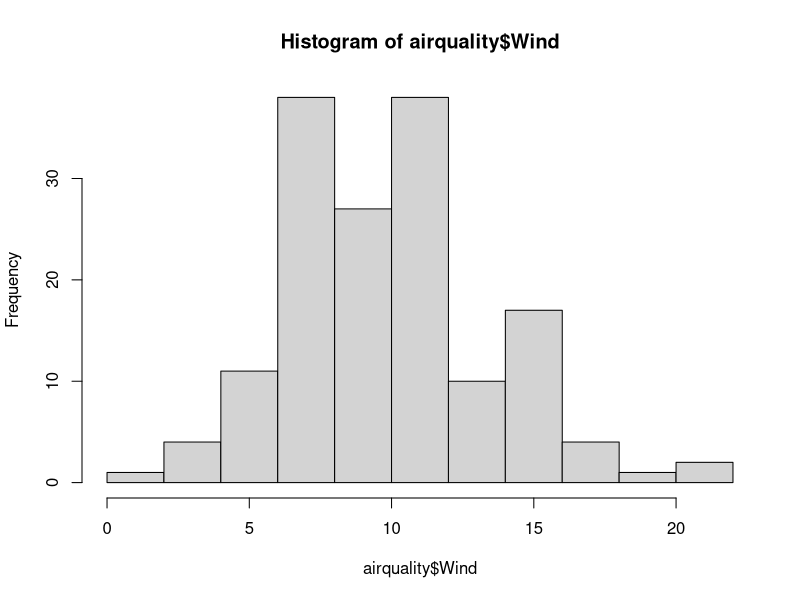
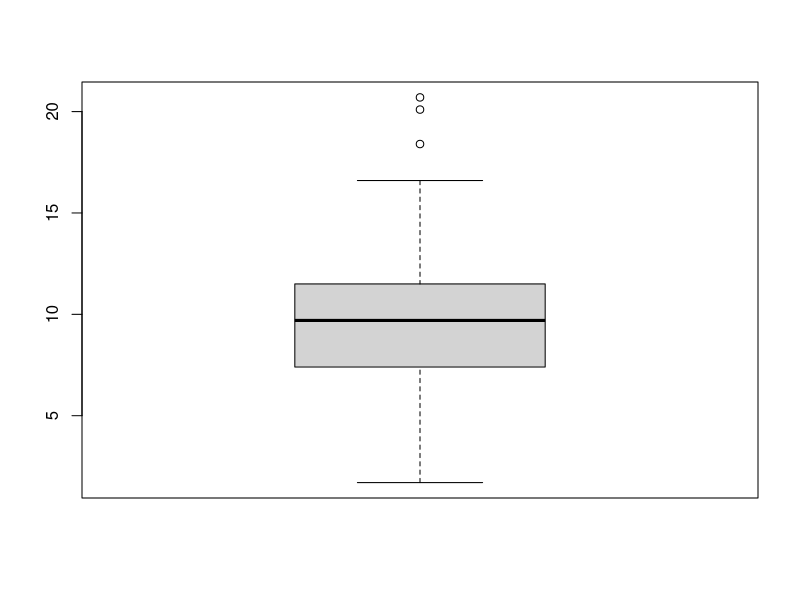
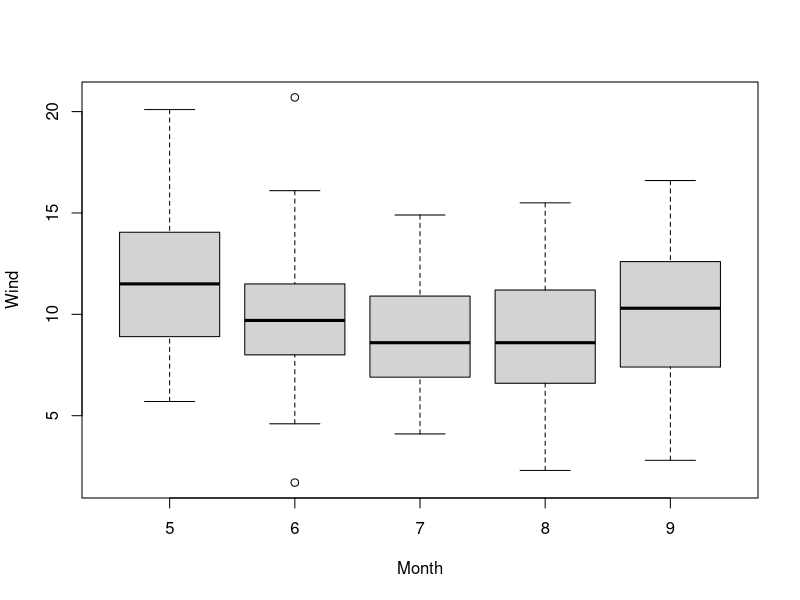
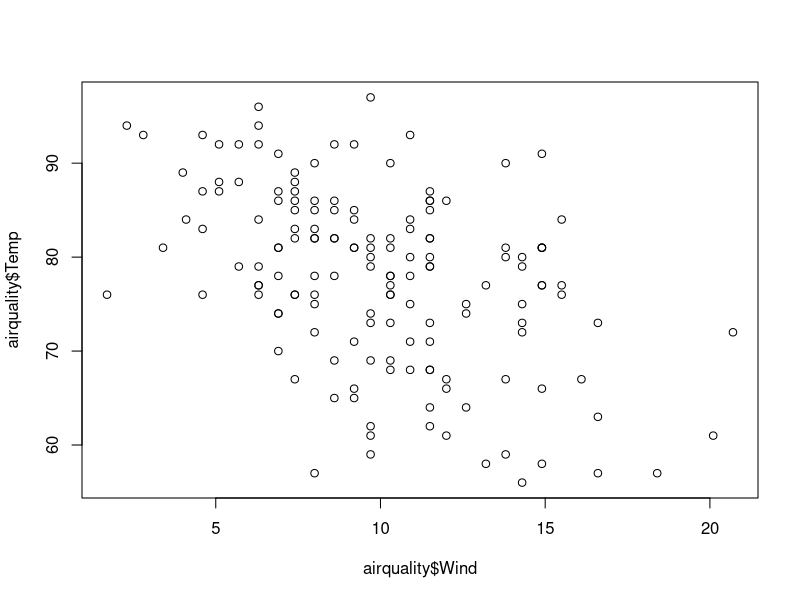
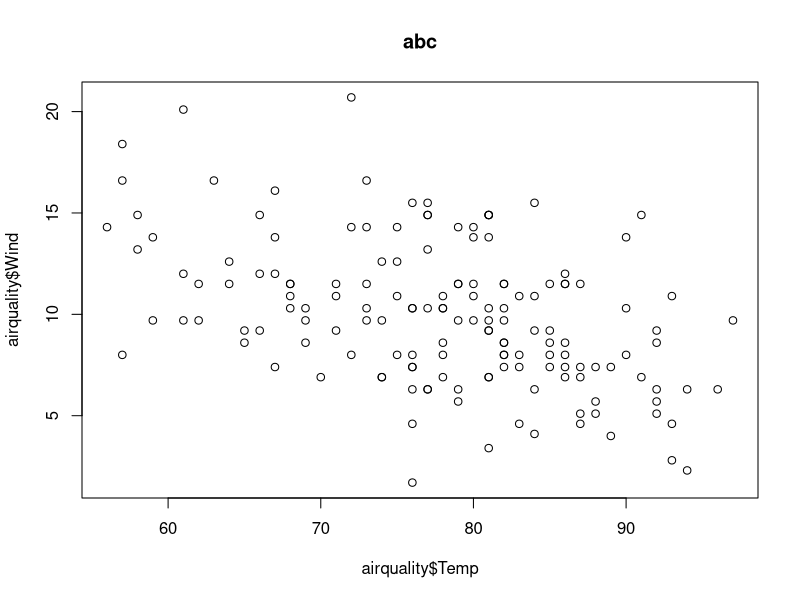
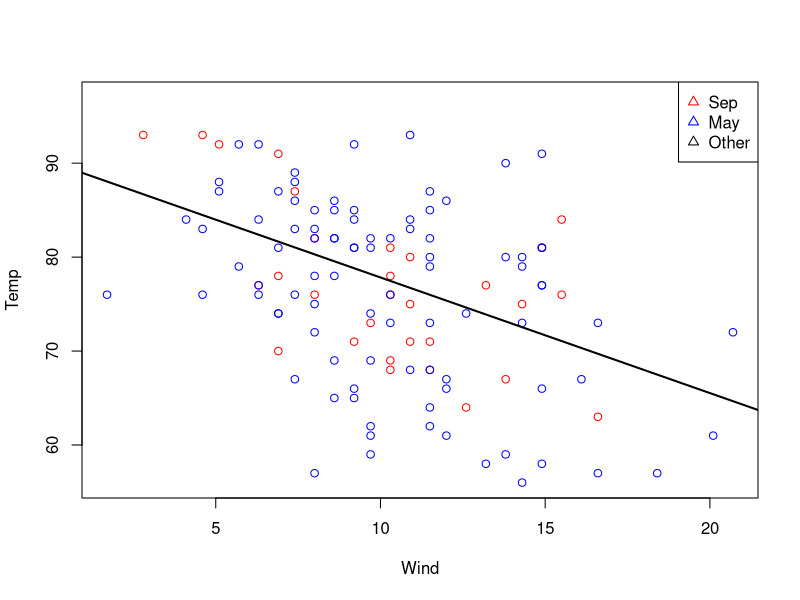
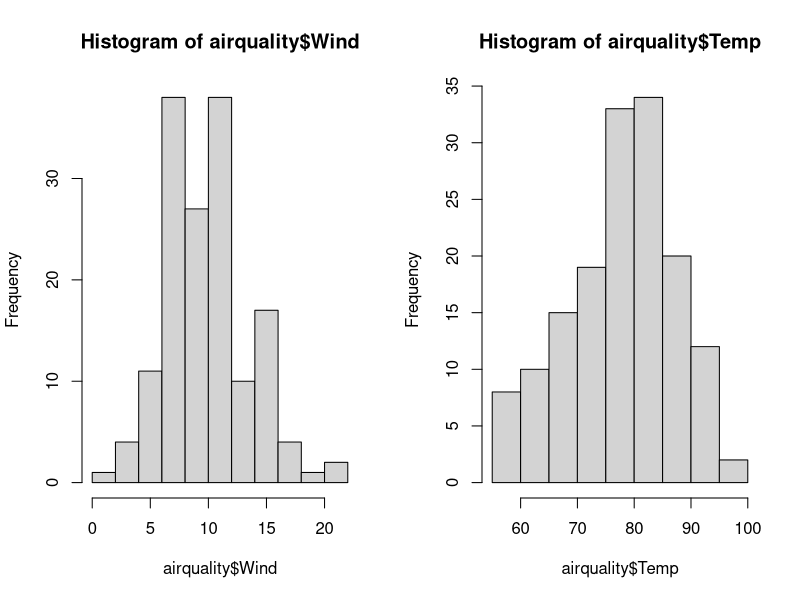
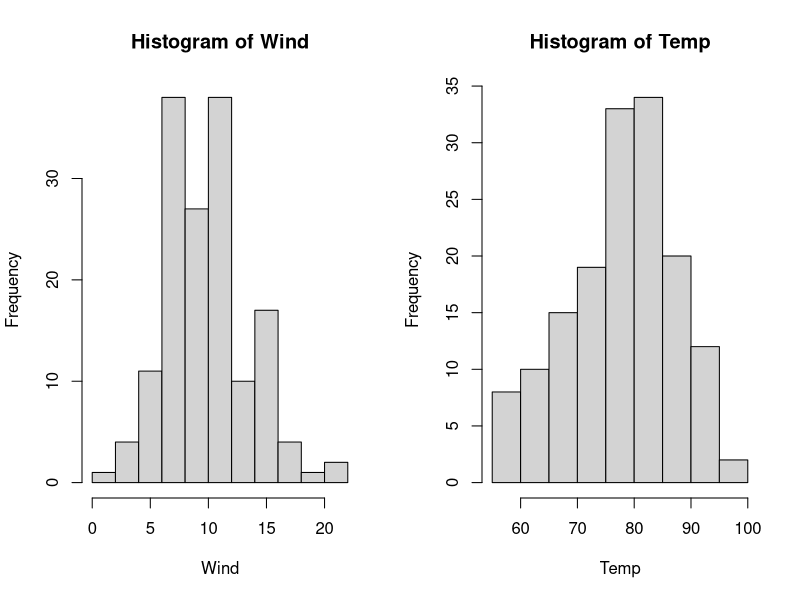

Here is the R script that generated these plots, in order:
head(airquality)
X=c(1,9,2,8,3,9,4,5,7,6)
# 求平均数
mean(X)
#中位数 
median(X)
#方差
var(X)
#标准差
sd(X)
#有效显示各项指标
summary(X)


#数值型变量   柱状图 喝相图
hist(airquality$Wind)
boxplot(airquality$Wind)
# 相图   数值喝分类变量的关系   x  表示分类  y 表示  数据  

#  x 自变量  y 因变量  
# 数值信息要放在y轴
boxplot(Wind~Month,airquality)
 
plot(airquality$Wind,airquality$Temp)
plot(airquality$Temp,airquality$Wind)
#定制化图片  type=n
with(airquality,plot(Wind,Temp, xlab = "Wind",ylab = "Temp",title(main ="abc"),type='n'))
#按照月份来画点
with(subset(airquality,Month==9),points(Wind,Temp,col="red"))
with(subset(airquality,Month %in% c(7,6,5)),points(Wind,Temp,col="blue"))
with(subset(airquality,Month==3),points(Wind,Temp,col="yellow"))

with(subset(airquality,Month==2),points(Wind,Temp,col="pink"))
#回归线是统计图的一部分 要在原图上进行添加   不能凭空画出
#lm  line model 线模型 legend   图例  通常放在 右上角   
fit=lm(Temp~Wind,airquality)
abline(fit,lwd=2)
legend("topright",pch=2,col=c("red","blue","black"),
       legend=c("Sep","May","Other"))

#全局变量的一些知识    一次设置  在第二次 改变之前都会是按照这样的设置进行画图 
par("bg")
par("col")
par("mar")#  top  bott   rig   left
par("mfrow")
par(mfrow=c(1,2))
hist(airquality$Wind)
hist(airquality$Temp)
with(airquality,hist(Wind))
with(airquality,hist(Temp))





#lattice  绘图系统  

library(lattice)
xyplot(Temp~Ozone,data=airquality)
airquality$Month=factor(airquality$Month)
q=xyplot(Temp~Ozone | Month,data=airquality,layout=c(5,1))
print(q)
#种子点的意义在于  设置随机数的时候可以重现  
# 可以用于验证    用到随机数 一定配套使用 种子点 
set.seed(1)
x=rnorm(100)
#repeat 方法  将  0，1  每个数字重复50次 
f=rep(0:1,each=50)

y=x+f-f*x+rnorm(100,sd=0.5)
f=factor(f,labels = c("group1","group2"))
xyplot(y~x |f,layout=c(1,2))

xyplot(y~x | f, panel =function(x,y){
# 调用 默认 的panel 函数    重写  panel 方法 
  panel.xyplot(x,y)
  panel.abline(v=mean(x),h=mean(y),lty=2,lwd=2)
  panel.lmline(x,y,col="red")
})
#ggplot layer 

#qplot 

install.packages("ggplot2")  
library(ggplot2)
#factor 化 变量
airquality$Month=factor(airquality$Month)
qplot(Wind,Temp,data=airquality,col=Month)
qplot(Wind, Temp,data=airquality,color=Month,main="qplot 的标题 ",xlab="windSpeed",ylab="Month",log="I do not know what is the meanning of the log ",geom=c("point","smooth"),facets= Month~.)
qplot(Wind,data=airquality,color=Month,main="qplot 的标题 ",xlab="windSpeed",ylab="Month",log="I do not know what is the meanning of the log " ,geom="density" )
 #qplot 中 回归线 用 gemo 方法 实现  而不是  lm  和 abline

# 第一个参数是数据集 dataset   第二个是 修饰用的层  第三个是美学客体层
# 将 month  强转成  factor   是美学维度 的变换 要用 aes包裹起来 
ggplot(airquality,aes(Wind,Temp))+geom_point(aes(color=factor(Month)),alpha=0.4,size=5)


#添加统计信息层  2种方法 
# 在 stat 层  可以  动态控制   回归线的堆叠   如果在 ggplot 层 则会  只显示 一个 回归线  不够灵活 
ggplot(airquality,aes(Wind,Temp,col=factor(Month)))+
  geom_point()+
  stat_smooth(method="lm",se=FALSE,aes(group=1))+
  stat_smooth(method="lm",se=FALSE)
library(RColorBrewer)
#从  Dark 2 调色板 选取5种颜色 第六个颜色是黑色 
mc=c(brewer.pal(5,"Dark2"),"black")
ggplot(airquality,aes(Wind,Temp,col=factor(Month)))+
  geom_point()+
  stat_smooth(method="lm",se=FALSE,aes(group=1,color="All"))+
  stat_smooth(method="lm",se=FALSE)+
  scale_color_manual("Month",values=mc)
 


mc=c(brewer.pal(5,"Dark2"),"black")

ggplot(airquality,aes(Wind,Temp ,color=factor(Month)))+   # 通过 facet grid  之后  Month  已经变成一个变量  所以 不用 添加引号  但是搞不懂  black   要用字符串去传值
  geom_point()+                               #   设置是否显示 数据点 
  stat_smooth(method="lm",se=FALSE)+        # 设置  会给回归线 画法 
  scale_color_manual("Month",values=mc)+   #   手动设置调色板 
  facet_grid(.~Month)                   #按照月份进行分面板显示  
  


#看到所有调色板 
display.brewer.all()
